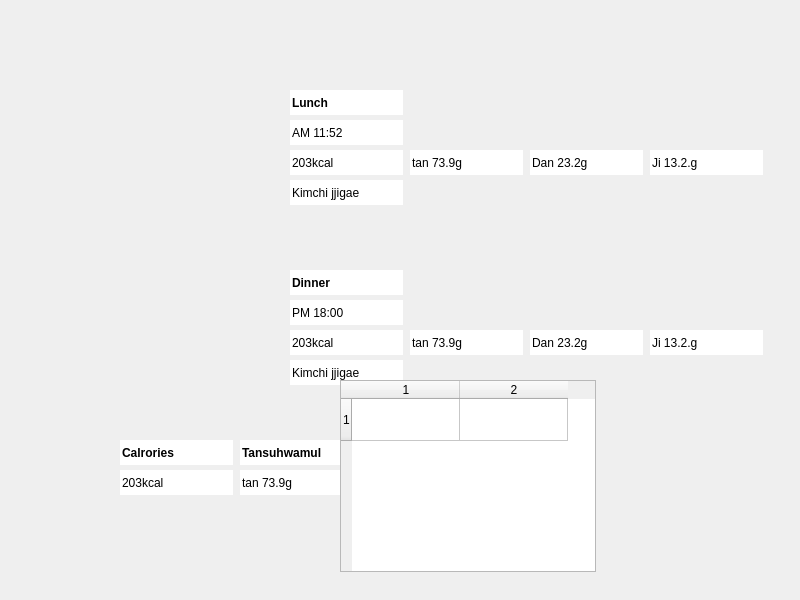
<?xml version="1.0" encoding="UTF-8"?>
<ui version="4.0">
 <class>Form</class>
 <widget class="QWidget" name="Form">
  <property name="geometry">
   <rect>
    <x>0</x>
    <y>0</y>
    <width>800</width>
    <height>600</height>
   </rect>
  </property>
  <property name="windowTitle">
   <string>Form</string>
  </property>
  <widget class="QLineEdit" name="lineEdit_10">
   <property name="geometry">
    <rect>
     <x>410</x>
     <y>330</y>
     <width>113</width>
     <height>25</height>
    </rect>
   </property>
   <property name="font">
    <font>
     <bold>false</bold>
    </font>
   </property>
   <property name="text">
    <string>tan 73.9g</string>
   </property>
   <property name="frame">
    <bool>false</bool>
   </property>
  </widget>
  <widget class="QLineEdit" name="lineEdit_4">
   <property name="geometry">
    <rect>
     <x>290</x>
     <y>300</y>
     <width>113</width>
     <height>25</height>
    </rect>
   </property>
   <property name="font">
    <font>
     <bold>false</bold>
    </font>
   </property>
   <property name="text">
    <string>PM 18:00</string>
   </property>
   <property name="frame">
    <bool>false</bool>
   </property>
  </widget>
  <widget class="QLineEdit" name="lineEdit_3">
   <property name="geometry">
    <rect>
     <x>290</x>
     <y>120</y>
     <width>113</width>
     <height>25</height>
    </rect>
   </property>
   <property name="font">
    <font>
     <bold>false</bold>
    </font>
   </property>
   <property name="text">
    <string>AM 11:52</string>
   </property>
   <property name="frame">
    <bool>false</bool>
   </property>
  </widget>
  <widget class="QLineEdit" name="lineEdit_6">
   <property name="geometry">
    <rect>
     <x>410</x>
     <y>150</y>
     <width>113</width>
     <height>25</height>
    </rect>
   </property>
   <property name="font">
    <font>
     <bold>false</bold>
    </font>
   </property>
   <property name="text">
    <string>tan 73.9g</string>
   </property>
   <property name="frame">
    <bool>false</bool>
   </property>
  </widget>
  <widget class="QLineEdit" name="lineEdit_11">
   <property name="geometry">
    <rect>
     <x>530</x>
     <y>330</y>
     <width>113</width>
     <height>25</height>
    </rect>
   </property>
   <property name="font">
    <font>
     <bold>false</bold>
    </font>
   </property>
   <property name="text">
    <string>Dan 23.2g</string>
   </property>
   <property name="frame">
    <bool>false</bool>
   </property>
  </widget>
  <widget class="QLineEdit" name="lineEdit_13">
   <property name="geometry">
    <rect>
     <x>290</x>
     <y>180</y>
     <width>113</width>
     <height>25</height>
    </rect>
   </property>
   <property name="font">
    <font>
     <bold>false</bold>
    </font>
   </property>
   <property name="text">
    <string>Kimchi jjigae</string>
   </property>
   <property name="frame">
    <bool>false</bool>
   </property>
  </widget>
  <widget class="QLineEdit" name="lineEdit_7">
   <property name="geometry">
    <rect>
     <x>530</x>
     <y>150</y>
     <width>113</width>
     <height>25</height>
    </rect>
   </property>
   <property name="font">
    <font>
     <bold>false</bold>
    </font>
   </property>
   <property name="text">
    <string>Dan 23.2g</string>
   </property>
   <property name="frame">
    <bool>false</bool>
   </property>
  </widget>
  <widget class="QLineEdit" name="lineEdit_18">
   <property name="geometry">
    <rect>
     <x>120</x>
     <y>470</y>
     <width>113</width>
     <height>25</height>
    </rect>
   </property>
   <property name="font">
    <font>
     <bold>false</bold>
    </font>
   </property>
   <property name="text">
    <string>203kcal</string>
   </property>
   <property name="frame">
    <bool>false</bool>
   </property>
  </widget>
  <widget class="QLineEdit" name="lineEdit_9">
   <property name="geometry">
    <rect>
     <x>650</x>
     <y>330</y>
     <width>113</width>
     <height>25</height>
    </rect>
   </property>
   <property name="font">
    <font>
     <bold>false</bold>
    </font>
   </property>
   <property name="text">
    <string>Ji 13.2.g</string>
   </property>
   <property name="frame">
    <bool>false</bool>
   </property>
  </widget>
  <widget class="QLineEdit" name="lineEdit">
   <property name="geometry">
    <rect>
     <x>290</x>
     <y>90</y>
     <width>113</width>
     <height>25</height>
    </rect>
   </property>
   <property name="font">
    <font>
     <bold>true</bold>
    </font>
   </property>
   <property name="text">
    <string>Lunch</string>
   </property>
   <property name="frame">
    <bool>false</bool>
   </property>
  </widget>
  <widget class="QLineEdit" name="lineEdit_19">
   <property name="geometry">
    <rect>
     <x>120</x>
     <y>440</y>
     <width>113</width>
     <height>25</height>
    </rect>
   </property>
   <property name="font">
    <font>
     <bold>true</bold>
    </font>
   </property>
   <property name="text">
    <string>Calrories</string>
   </property>
   <property name="frame">
    <bool>false</bool>
   </property>
  </widget>
  <widget class="QLineEdit" name="lineEdit_8">
   <property name="geometry">
    <rect>
     <x>650</x>
     <y>150</y>
     <width>113</width>
     <height>25</height>
    </rect>
   </property>
   <property name="font">
    <font>
     <bold>false</bold>
    </font>
   </property>
   <property name="text">
    <string>Ji 13.2.g</string>
   </property>
   <property name="frame">
    <bool>false</bool>
   </property>
  </widget>
  <widget class="QLabel" name="DietWidget">
   <property name="geometry">
    <rect>
     <x>90</x>
     <y>270</y>
     <width>181</width>
     <height>151</height>
    </rect>
   </property>
   <property name="text">
    <string/>
   </property>
   <property name="pixmap">
    <pixmap>../../../Downloads/kimchi jjigae.jpeg</pixmap>
   </property>
  </widget>
  <widget class="QLineEdit" name="lineEdit_15">
   <property name="geometry">
    <rect>
     <x>480</x>
     <y>470</y>
     <width>113</width>
     <height>25</height>
    </rect>
   </property>
   <property name="font">
    <font>
     <bold>false</bold>
    </font>
   </property>
   <property name="text">
    <string>Ji 13.2.g</string>
   </property>
   <property name="frame">
    <bool>false</bool>
   </property>
  </widget>
  <widget class="QLineEdit" name="lineEdit_17">
   <property name="geometry">
    <rect>
     <x>360</x>
     <y>470</y>
     <width>113</width>
     <height>25</height>
    </rect>
   </property>
   <property name="font">
    <font>
     <bold>false</bold>
    </font>
   </property>
   <property name="text">
    <string>Dan 23.2g</string>
   </property>
   <property name="frame">
    <bool>false</bool>
   </property>
  </widget>
  <widget class="QLineEdit" name="lineEdit_22">
   <property name="geometry">
    <rect>
     <x>480</x>
     <y>440</y>
     <width>113</width>
     <height>25</height>
    </rect>
   </property>
   <property name="font">
    <font>
     <bold>true</bold>
    </font>
   </property>
   <property name="text">
    <string>JiBang</string>
   </property>
   <property name="frame">
    <bool>false</bool>
   </property>
  </widget>
  <widget class="QLineEdit" name="lineEdit_21">
   <property name="geometry">
    <rect>
     <x>360</x>
     <y>440</y>
     <width>113</width>
     <height>25</height>
    </rect>
   </property>
   <property name="font">
    <font>
     <bold>true</bold>
    </font>
   </property>
   <property name="text">
    <string>Danbackjil</string>
   </property>
   <property name="frame">
    <bool>false</bool>
   </property>
  </widget>
  <widget class="QLineEdit" name="lineEdit_20">
   <property name="geometry">
    <rect>
     <x>240</x>
     <y>440</y>
     <width>113</width>
     <height>25</height>
    </rect>
   </property>
   <property name="font">
    <font>
     <bold>true</bold>
    </font>
   </property>
   <property name="text">
    <string>Tansuhwamul</string>
   </property>
   <property name="frame">
    <bool>false</bool>
   </property>
  </widget>
  <widget class="QLineEdit" name="lineEdit_14">
   <property name="geometry">
    <rect>
     <x>290</x>
     <y>360</y>
     <width>113</width>
     <height>25</height>
    </rect>
   </property>
   <property name="font">
    <font>
     <bold>false</bold>
    </font>
   </property>
   <property name="text">
    <string>Kimchi jjigae</string>
   </property>
   <property name="frame">
    <bool>false</bool>
   </property>
  </widget>
  <widget class="QLineEdit" name="lineEdit_2">
   <property name="geometry">
    <rect>
     <x>290</x>
     <y>270</y>
     <width>113</width>
     <height>25</height>
    </rect>
   </property>
   <property name="font">
    <font>
     <bold>true</bold>
    </font>
   </property>
   <property name="text">
    <string>Dinner</string>
   </property>
   <property name="frame">
    <bool>false</bool>
   </property>
  </widget>
  <widget class="QLineEdit" name="lineEdit_16">
   <property name="geometry">
    <rect>
     <x>240</x>
     <y>470</y>
     <width>113</width>
     <height>25</height>
    </rect>
   </property>
   <property name="font">
    <font>
     <bold>false</bold>
    </font>
   </property>
   <property name="text">
    <string>tan 73.9g</string>
   </property>
   <property name="frame">
    <bool>false</bool>
   </property>
  </widget>
  <widget class="QLabel" name="label_3">
   <property name="geometry">
    <rect>
     <x>90</x>
     <y>90</y>
     <width>181</width>
     <height>151</height>
    </rect>
   </property>
   <property name="text">
    <string/>
   </property>
   <property name="pixmap">
    <pixmap>../../../Downloads/kimchi jjigae.jpeg</pixmap>
   </property>
  </widget>
  <widget class="QLineEdit" name="lineEdit_5">
   <property name="geometry">
    <rect>
     <x>290</x>
     <y>150</y>
     <width>113</width>
     <height>25</height>
    </rect>
   </property>
   <property name="font">
    <font>
     <bold>false</bold>
    </font>
   </property>
   <property name="text">
    <string>203kcal</string>
   </property>
   <property name="frame">
    <bool>false</bool>
   </property>
  </widget>
  <widget class="QLineEdit" name="lineEdit_12">
   <property name="geometry">
    <rect>
     <x>290</x>
     <y>330</y>
     <width>113</width>
     <height>25</height>
    </rect>
   </property>
   <property name="font">
    <font>
     <bold>false</bold>
    </font>
   </property>
   <property name="text">
    <string>203kcal</string>
   </property>
   <property name="frame">
    <bool>false</bool>
   </property>
  </widget>
  <widget class="QTableWidget" name="tableWidget">
   <property name="geometry">
    <rect>
     <x>340</x>
     <y>380</y>
     <width>256</width>
     <height>192</height>
    </rect>
   </property>
   <property name="rowCount">
    <number>1</number>
   </property>
   <property name="columnCount">
    <number>2</number>
   </property>
   <attribute name="horizontalHeaderMinimumSectionSize">
    <number>68</number>
   </attribute>
   <attribute name="horizontalHeaderDefaultSectionSize">
    <number>108</number>
   </attribute>
   <attribute name="verticalHeaderMinimumSectionSize">
    <number>37</number>
   </attribute>
   <attribute name="verticalHeaderDefaultSectionSize">
    <number>42</number>
   </attribute>
   <row/>
   <column/>
   <column/>
  </widget>
 </widget>
 <resources/>
 <connections/>
</ui>
